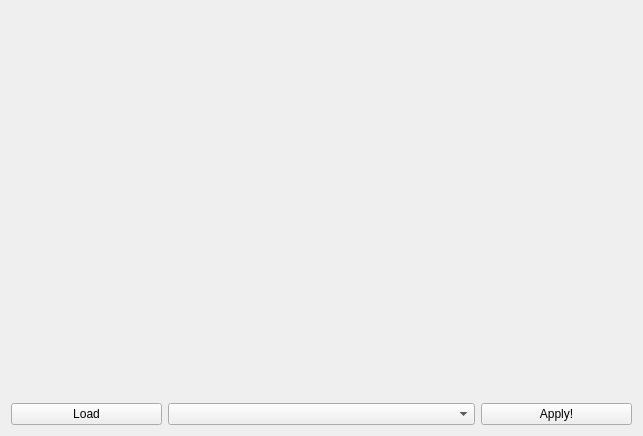
<?xml version="1.0" encoding="UTF-8"?>
<ui version="4.0">
 <class>MainWindow</class>
 <widget class="QMainWindow" name="MainWindow">
  <property name="geometry">
   <rect>
    <x>0</x>
    <y>0</y>
    <width>643</width>
    <height>436</height>
   </rect>
  </property>
  <property name="windowTitle">
   <string>MainWindow</string>
  </property>
  <widget class="QWidget" name="centralWidget">
   <layout class="QGridLayout" name="gridLayout">
    <item row="0" column="0" colspan="2">
     <widget class="QLabel" name="imageLabel">
      <property name="maximumSize">
       <size>
        <width>300</width>
        <height>400</height>
       </size>
      </property>
      <property name="text">
       <string/>
      </property>
     </widget>
    </item>
    <item row="0" column="2" colspan="2">
     <widget class="QLabel" name="resultLabel">
      <property name="maximumSize">
       <size>
        <width>300</width>
        <height>400</height>
       </size>
      </property>
      <property name="text">
       <string/>
      </property>
     </widget>
    </item>
    <item row="1" column="0">
     <widget class="QPushButton" name="loadButton">
      <property name="text">
       <string>Load</string>
      </property>
     </widget>
    </item>
    <item row="1" column="1" colspan="2">
     <widget class="QComboBox" name="operationComboBox"/>
    </item>
    <item row="1" column="3">
     <widget class="QPushButton" name="applyButton">
      <property name="text">
       <string>Apply!</string>
      </property>
     </widget>
    </item>
   </layout>
  </widget>
 </widget>
 <layoutdefault spacing="6" margin="11"/>
 <resources/>
 <connections/>
</ui>
